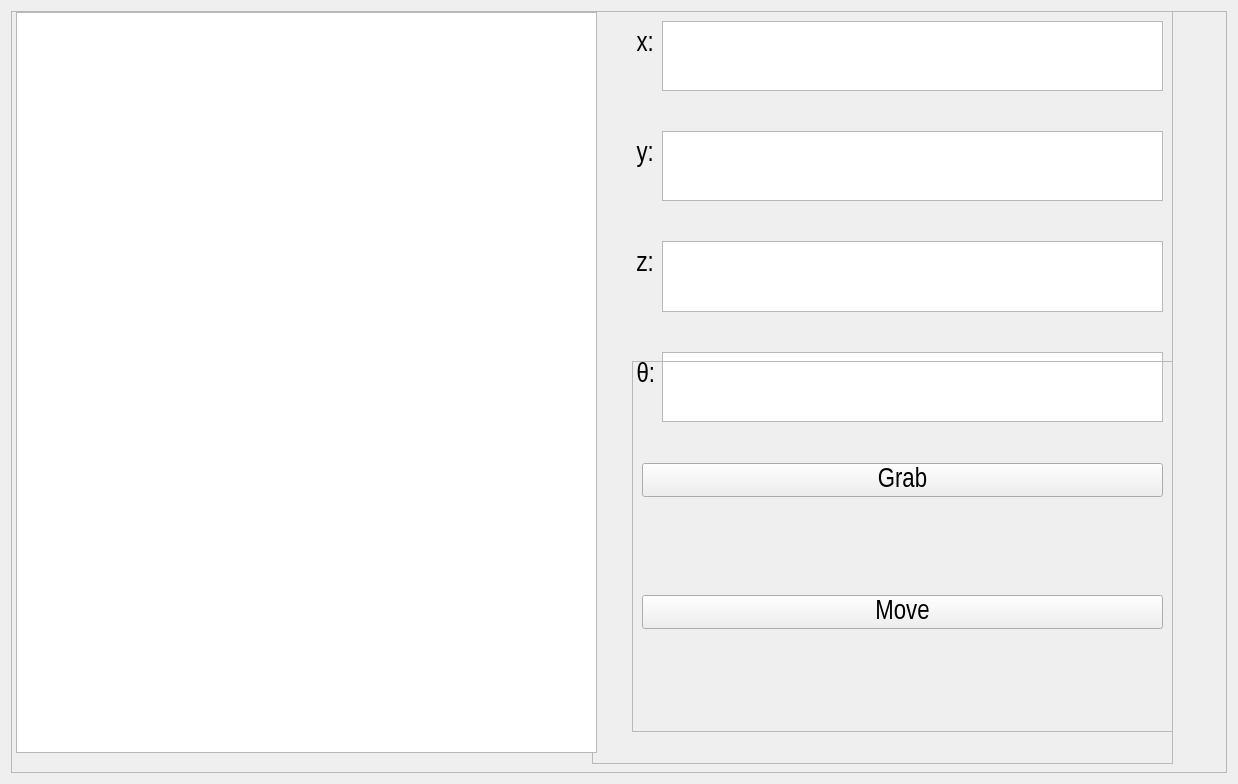
<?xml version="1.0" encoding="UTF-8"?>
<ui version="4.0">
 <class>Form</class>
 <widget class="QWidget" name="Form">
  <property name="geometry">
   <rect>
    <x>0</x>
    <y>0</y>
    <width>1238</width>
    <height>784</height>
   </rect>
  </property>
  <property name="windowTitle">
   <string>Form</string>
  </property>
  <layout class="QHBoxLayout" name="horizontalLayout">
   <item>
    <widget class="QFrame" name="frame">
     <property name="frameShape">
      <enum>QFrame::StyledPanel</enum>
     </property>
     <property name="frameShadow">
      <enum>QFrame::Raised</enum>
     </property>
     <widget class="QFrame" name="frame_2">
      <property name="geometry">
       <rect>
        <x>581</x>
        <y>-10</y>
        <width>581</width>
        <height>763</height>
       </rect>
      </property>
      <property name="font">
       <font>
        <family>Arial Narrow</family>
        <pointsize>20</pointsize>
       </font>
      </property>
      <property name="frameShape">
       <enum>QFrame::StyledPanel</enum>
      </property>
      <property name="frameShadow">
       <enum>QFrame::Raised</enum>
      </property>
      <widget class="QWidget" name="formLayoutWidget">
       <property name="geometry">
        <rect>
         <x>20</x>
         <y>20</y>
         <width>551</width>
         <height>411</height>
        </rect>
       </property>
       <layout class="QFormLayout" name="formLayout">
        <property name="verticalSpacing">
         <number>40</number>
        </property>
        <property name="topMargin">
         <number>0</number>
        </property>
        <property name="bottomMargin">
         <number>10</number>
        </property>
        <item row="0" column="0">
         <widget class="QLabel" name="label">
          <property name="text">
           <string>    x:</string>
          </property>
         </widget>
        </item>
        <item row="1" column="0">
         <widget class="QLabel" name="label_2">
          <property name="text">
           <string>    y:</string>
          </property>
         </widget>
        </item>
        <item row="2" column="0">
         <widget class="QLabel" name="label_3">
          <property name="text">
           <string>    z:</string>
          </property>
         </widget>
        </item>
        <item row="0" column="1">
         <widget class="QPlainTextEdit" name="plainTextEdit"/>
        </item>
        <item row="1" column="1">
         <widget class="QPlainTextEdit" name="plainTextEdit_3"/>
        </item>
        <item row="2" column="1">
         <widget class="QPlainTextEdit" name="plainTextEdit_4"/>
        </item>
        <item row="3" column="0">
         <widget class="QLabel" name="label_4">
          <property name="text">
           <string>    θ:</string>
          </property>
         </widget>
        </item>
        <item row="3" column="1">
         <widget class="QPlainTextEdit" name="plainTextEdit_2">
          <property name="sizePolicy">
           <sizepolicy hsizetype="Minimum" vsizetype="Preferred">
            <horstretch>0</horstretch>
            <verstretch>0</verstretch>
           </sizepolicy>
          </property>
         </widget>
        </item>
       </layout>
      </widget>
      <widget class="QFrame" name="frame_3">
       <property name="geometry">
        <rect>
         <x>40</x>
         <y>360</y>
         <width>541</width>
         <height>371</height>
        </rect>
       </property>
       <property name="sizePolicy">
        <sizepolicy hsizetype="Expanding" vsizetype="Expanding">
         <horstretch>0</horstretch>
         <verstretch>0</verstretch>
        </sizepolicy>
       </property>
       <property name="frameShape">
        <enum>QFrame::StyledPanel</enum>
       </property>
       <property name="frameShadow">
        <enum>QFrame::Raised</enum>
       </property>
       <layout class="QVBoxLayout" name="verticalLayout">
        <item>
         <widget class="QPushButton" name="pushButton_grab">
          <property name="text">
           <string>Grab</string>
          </property>
         </widget>
        </item>
        <item>
         <widget class="QPushButton" name="pushButton_move">
          <property name="text">
           <string>Move</string>
          </property>
         </widget>
        </item>
       </layout>
      </widget>
     </widget>
     <widget class="QGraphicsView" name="graphicsView">
      <property name="geometry">
       <rect>
        <x>5</x>
        <y>1</y>
        <width>581</width>
        <height>741</height>
       </rect>
      </property>
     </widget>
    </widget>
   </item>
  </layout>
 </widget>
 <tabstops>
  <tabstop>plainTextEdit</tabstop>
  <tabstop>plainTextEdit_3</tabstop>
  <tabstop>plainTextEdit_4</tabstop>
  <tabstop>plainTextEdit_2</tabstop>
 </tabstops>
 <resources/>
 <connections/>
</ui>
